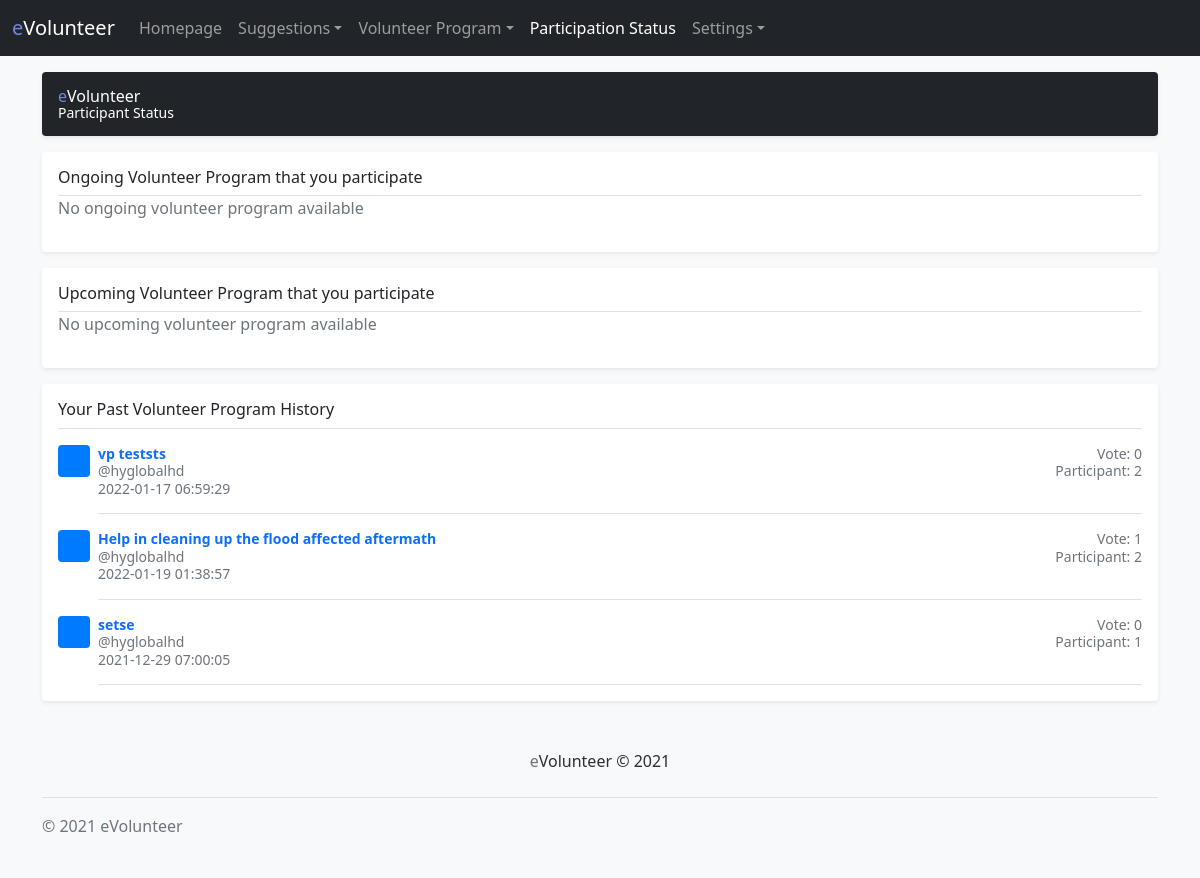
Screenshot of /participant_status.php (signed in) with the database file from the repository.
### tables this page shows
CREATE TABLE `volunteer_program` (
  `VP_ID` varchar(25) NOT NULL,
  `VP_TITLE` varchar(50) NOT NULL,
  `VP_DETAILS` longtext NOT NULL,
  `VP_START_DATE` date NOT NULL,
  `VP_END_PROGRAM` date NOT NULL,
  `VP_MINIMUM_PARTICIPANT` int(11) NOT NULL,
  `VP_PICKED_DATE` timestamp NOT NULL DEFAULT current_timestamp() ON UPDATE current_timestamp(),
  `USER_NRIC` varchar(12) NOT NULL,
  `SUGGESTIONS_ID` varchar(25) NOT NULL
);

CREATE TABLE `user` (
  `USER_NRIC` varchar(12) NOT NULL,
  `USER_USERNAME` varchar(50) NOT NULL,
  `USER_PASSWORD` char(100) NOT NULL,
  `USER_FULL_NAME` varchar(150) NOT NULL,
  `USER_EMAIL` varchar(100) NOT NULL,
  `USER_PHONE_NO` varchar(15) NOT NULL,
  `USER_CREATED_DATE` timestamp NOT NULL DEFAULT current_timestamp() ON UPDATE current_timestamp(),
  `USER_LOGIN_COUNT` int(11) NOT NULL,
  `USER_STATUS` char(5) NOT NULL,
  `GROUP_CODE` varchar(15) NOT NULL
);

### src/suggestions.php (called while the page is built, shortened)
<?php
class suggestions extends db
{
    public function getVote($suggestions_id)
    {
        $sql = "SELECT COUNT(*) c FROM vote WHERE SUGGESTIONS_ID = '$suggestions_id'";
        $result = $this->connect()->query($sql);
        if ($result) {
            $row = $result->fetch_assoc();
            return $row['c'];
        }
    }
    public function getVolunteerProgramDetails($vp_id)
    {
        $sql = "SELECT * FROM volunteer_program WHERE VP_ID = ?";
        $conn = $this->connect();
        $stmt = $conn->prepare($sql);
        $stmt->bind_param("s", $vp_id);
        $stmt->execute();
        $result = $stmt->get_result();
        if ($result) {
            $numRows = $result->num_rows;
            if ($numRows > 0) {
                while ($row =  $result->fetch_array(MYSQLI_ASSOC)) {
                    $data[] = $row;
                }
                return $data;
            }
        }
    }
    public function getParticipateCount($vp_id)
    {
        $sql = "SELECT COUNT(*) c FROM participate WHERE VP_ID = '$vp_id'";
        $result = $this->connect()->query($sql);
        if ($result) {
            $row = $result->fetch_assoc();
            return $row['c'];
        }
    }
    public function getUserVPParticipate($user_nric)
    {
        $sql = "SELECT * FROM participate WHERE USER_NRIC = ?";
        $conn = $this->connect();
        $stmt = $conn->prepare($sql);
        $stmt->bind_param("s", $user_nric);
        $stmt->execute();
        $result = $stmt->get_result();
        if ($result) {
            $numRows = $result->num_rows;
            if ($numRows > 0) {
                while ($row =  $result->fetch_array(MYSQLI_ASSOC)) {
                    $data[] = $row;
                }
                return $data;
            }
        }
    }
    public function checkUserParticipateVP($user_nric) {
        $sql = "SELECT VP_ID, PARTICIPATE_NOTIFIED FROM participate WHERE USER_NRIC = ?";
        $conn = $this->connect();
        $stmt = $conn->prepare($sql);
        $stmt->bind_param("s", $user_nric);
        $stmt->execute();
        $result = $stmt->get_result();
        if ($result) {
            $numRows = $result->num_rows;
            if ($numRows > 0) {
                while ($row =  $result->fetch_array(MYSQLI_ASSOC)) {
                    $data[] = $row;
                }
            }
        }
    }
}

### src/db.php (called while the page is built, shortened)
<?php
class db {
    private $dbhost = "localhost";
    private $dbuser = "root";
    private $dbpass = "";
    private $dbname = "evolunteer";
    public function connect() {
        $this->conn = new mysqli($this->dbhost, $this->dbuser, $this->dbpass, $this->dbname);
        return $this->conn;
    }
}

### src/users.php (called while the page is built, shortened)
<?php
class users extends db
{
    public function getUserDetails($nric)
    {
        $sql = "SELECT * FROM user WHERE USER_NRIC = ?";
        $conn = $this->connect();
        $stmt = $conn->prepare($sql);
        $stmt->bind_param("s", $nric);
        $stmt->execute();
        $result = $stmt->get_result();
        if ($result) {
            $numRows = $result->num_rows;
            if ($numRows > 0) {
                while ($row =  $result->fetch_array(MYSQLI_ASSOC)) {
                    $data[] = $row;
                }
                return $data;
            }
        }
    }
    public function getUserUsername($nric)
    {
        $data = $this->getUserDetails($nric);
        if (!(is_null($data))) {
            foreach ($data as $userdetails) {
                $username = $userdetails['USER_USERNAME'];
            }
            return $username;
        } else {
            return null;
        }
    }
}

### participant_status.php (the view, shortened to what this page needs)
<?php
include 'src/db.php';
include 'src/suggestions.php';
include 'src/users.php';
$currUser = $_SESSION["nric"];
$ongoingvpcontent = "";
$upcomingvpcontent = "";
$historyvpcontent = "";
$sAPI = new suggestions();
$uAPI = new users();
$checkP = $sAPI->checkUserParticipateVP($currUser);
$detail = $sAPI->getUserVPParticipate($currUser);
if (!(is_null($detail))) {
  foreach ($detail as $details) {
    $vp_id = $details['VP_ID'];
    if (!($sAPI->checkOngoingVP($vp_id)) && !($sAPI->checkUpcomingVP($vp_id))) {
      $arrhistory = $sAPI->getVolunteerProgramDetails($vp_id);
      if (!(is_null($arrhistory))) {
        foreach ($arrhistory as $arrhistorys) {
          $sId = $arrhistorys['VP_ID'];
          $sTitle = $arrhistorys['VP_TITLE'];
          $sCreatedDate = $arrhistorys['VP_PICKED_DATE'];
          $cCreatedBy = $arrhistorys['USER_NRIC'];
          $userUsername = $uAPI->getUserUsername($cCreatedBy);
          $voteCount = $sAPI->getVote($arrhistorys['SUGGESTIONS_ID']);
          $currParticipate = $sAPI->getParticipateCount($sId);
          $historyvpcontent = $historyvpcontent . "<a href='view_volunteers.php?id=" . $sId . "' class='text-muted' style='text-decoration: none;'><div class='d-flex text-muted pt-3'><svg class='bd-placeholder-img flex-shrink-0 me-2 rounded' width='32' height='32' xmlns='http://www.w3.org/2000/svg' role='img' aria-label='Placeholder: 32x32' preserveAspectRatio='xMidYMid slice' focusable='false'><title>Placeholder</title><rect width='100%' height='100%' fill='#007bff' /><text x='50%' y='50%' fill='#007bff' dy='.3em'>32x32</text></svg><div class='pb-3 mb-0 small lh-sm border-bottom w-100'><div class='d-flex justify-content-between'><strong class='text-primary'>" . $sTitle . "</strong><span>Vote: " . $voteCount . "</span></div><div class='d-flex justify-content-between'><span class='text-muted'>@" . $userUsername . "</span><span>Participant: " . $currParticipate . "</span></div><span>" . $sCreatedDate . "</span></div></div></a>";
        }
      }
    }
  }
}
if($ongoingvpcontent == ""){
  $ongoingvpcontent = "<p class='text-muted'>No ongoing volunteer program available</p>";
}
if($upcomingvpcontent == ""){
  $upcomingvpcontent = "<p class='text-muted'>No upcoming volunteer program available</p>";
}
?>
<!doctype html>
<html lang="en">
<head>
    <link href="bootstrap-5.1.3-dist/css/bootstrap.min.css" rel="stylesheet">
    <link href="css/offcanvas.css" rel="stylesheet">
    <link href="css/dropdown.css" rel="stylesheet">
</head>
<body class="bg-light">
    <nav class="navbar navbar-expand-lg fixed-top navbar-dark bg-dark" aria-label="Main navigation">
        <div class="container-fluid">
            <span class="navbar-brand" style="pointer-events: none;cursor: default;"><span
                    style="color: #7289DA;">e</span>Volunteer</span>
            <div class="navbar-collapse offcanvas-collapse" id="navbarsExampleDefault">
                <ul class="navbar-nav me-auto mb-2 mb-lg-0">
                    <li class="nav-item">
                        <a class="nav-link" aria-current="page" href="homepage.php">Homepage</a>
                    </li>
                    <li class="nav-item dropdown">
                        <a class="nav-link dropdown-toggle" href="#" id="dropdown01" data-bs-toggle="dropdown"
                            aria-expanded="false">Suggestions</a>
                    </li>
                    <li class="nav-item dropdown">
                        <a class="nav-link dropdown-toggle" href="#" id="dropdown01" data-bs-toggle="dropdown"
                            aria-expanded="false">Volunteer Program</a>
                    </li>
                    <li class="nav-item">
                        <a class="nav-link active" href="#">Participation Status</a>
                    </li>
                    <li class="nav-item dropdown">
                        <a class="nav-link dropdown-toggle" href="#" id="dropdown01" data-bs-toggle="dropdown"
                            aria-expanded="false">Settings</a>
                    </li>
                </ul>
            </div>
        </div>
    </nav>
    <main class="container">
        <div class="d-flex align-items-center p-3 my-3 text-white bg-dark rounded shadow-sm">
            <div class="lh-1">
                <h1 class="h6 mb-0 text-white lh-1"><span style="color: #7289DA;">e</span>Volunteer</h1>
                <small>Participant Status</small>
            </div>
        </div>
        <div class="my-3 p-3 bg-body rounded shadow-sm">
            <h6 class="border-bottom pb-2 mb-0">Ongoing Volunteer Program that you participate</h6>
            <?php echo $ongoingvpcontent; ?>
        </div>
        <div class="my-3 p-3 bg-body rounded shadow-sm">
            <h6 class="border-bottom pb-2 mb-0">Upcoming Volunteer Program that you participate</h6>
            <?php echo $upcomingvpcontent; ?>
        </div>
        <div class="my-3 p-3 bg-body rounded shadow-sm">
            <h6 class="border-bottom pb-2 mb-0">Your Past Volunteer Program History</h6>
            <?php echo $historyvpcontent; ?>
        </div>
        <div class="text-center">
            <p class="mt-5 mb-3 text-muted" style="color: #7289DA;">e<span style="color: #2C2F33;">Volunteer &copy;
                    2021</span></p>
        </div>
    </main>
    <div class="container">
        <footer class="d-flex flex-wrap justify-content-between align-items-center py-3 my-4 border-top">
            <p class="col-md-4 mb-0 text-muted">&copy; 2021 eVolunteer</p>
        </footer>
    </div>
</body>
</html>

### css/offcanvas.css (style rules this page uses)
html, body { overflow-x: hidden; }
body { padding-top: 56px; }

### participant_status.php (style rules this page uses)
.bd-placeholder-img { font-size: 1.125rem; text-anchor: middle; -webkit-user-select: none; -moz-user-select: none; user-select: none; }

### rows the page displays
volunteer_program: VP_TITLE "vp teststs", USER_NRIC.USER_USERNAME "hyglobalhd", VP_PICKED_DATE "2022-01-17 06:59:29"
volunteer_program: VP_TITLE "Help in cleaning up the flood affected aftermath", VP_PICKED_DATE "2022-01-19 01:38:57"
volunteer_program: VP_TITLE "setse", VP_PICKED_DATE "2021-12-29 07:00:05"

### other values shown
$voteCount "0 1 0"
$currParticipate "2 2 1"
$userUsername "hyglobalhd hyglobalhd"
